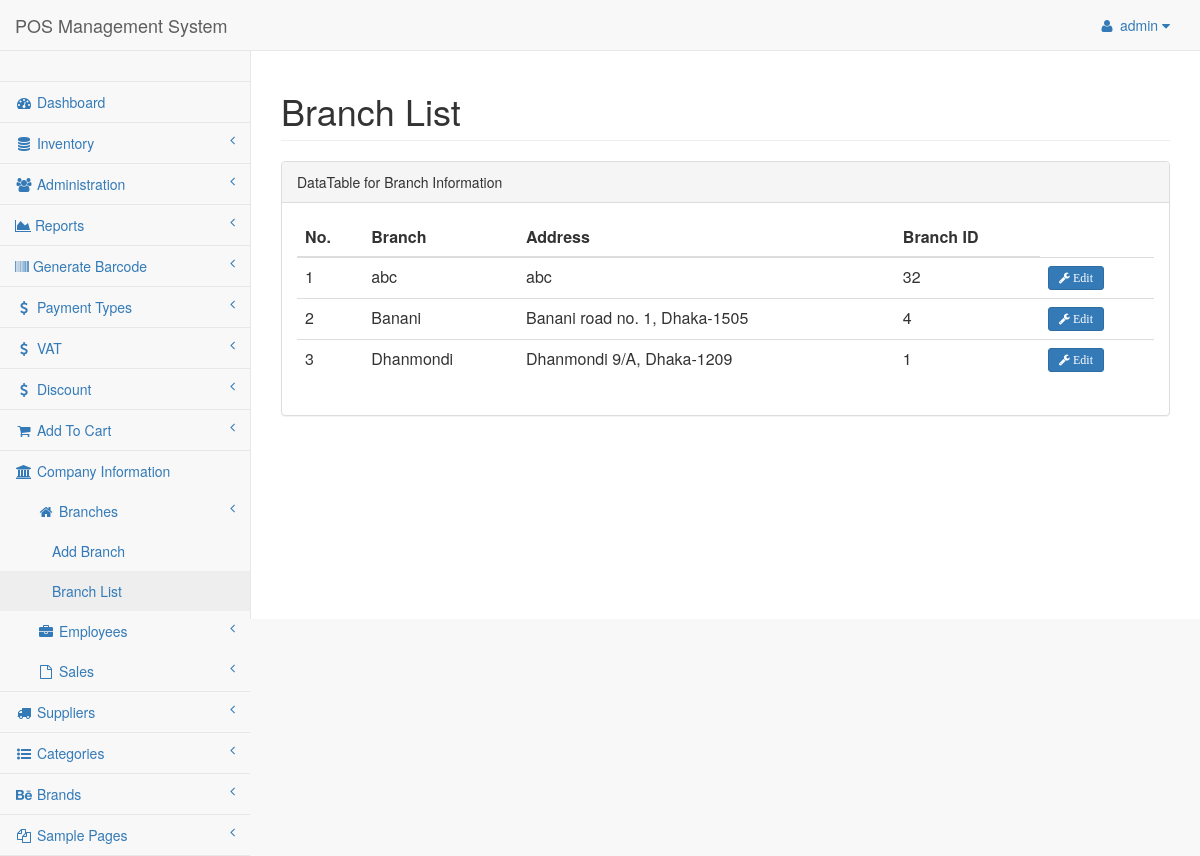
/admin/pages/branchlist.php (signed in), run on the app's committed database.
### tables this page shows
CREATE TABLE `tbl_branch` (
  `id` int(11) NOT NULL,
  `branchName` varchar(35) NOT NULL,
  `branchAddress` text NOT NULL,
  `branchId` int(11) NOT NULL
);

### class/Company.php (called while the page is built, shortened)
<?php
$filepath = realpath(dirname(__FILE__));
include_once ($filepath."/../lib/Database.php");
?>
<?php
class Company {
  private $db;
  function __construct(){
    $this->db = new Database();
  }
  public function getAllbranch() {
      $query = "SELECT * FROM tbl_branch ORDER BY id DESC";
      $result = $this->db->select($query);
      return $result;
  }
}

### lib/Database.php (called while the page is built, shortened)
<?php
Class Database{
 public $host   = DB_HOST;
 public $user   = DB_USER;
 public $pass   = DB_PASS;
 public $dbname = DB_NAME;
 public $link;
private function connectDB(){
 $this->link = new mysqli($this->host, $this->user, $this->pass,
  $this->dbname);
 }
public function select($query){
  $result = $this->link->query($query) or
   die($this->link->error.__LINE__);
  if($result->num_rows > 0){
    return $result;
  } else {
    return false;
  }
 }
}

### admin/pages/branchlist.php (the view, shortened to what this page needs)
<?php
  include "../inc/header.php";
  include "../inc/nav.php";
  include "../inc/sider.php";
?>
        <div id="page-wrapper">
            <div class="row">
                <div class="col-lg-12">
                    <h1 class="page-header">Branch List</h1>
                </div>
            </div>
            <div class="row">
                <div class="col-lg-12">
                    <div class="panel panel-default">
                        <div class="panel-heading">
                            DataTable for Branch Information
                        </div>
                        <div class="panel-body">
                            <div class="table-responsive">
                                <table class="table table-hover" id="dataTables-example">
                                    <thead>
                                        <tr>
                                            <th>No.</th>
                                            <th>Branch</th>
                                            <th>Address</th>
                                            <th>Branch ID</th>
                                        </tr>
                                    </thead>
                                    <tbody>
                                      <?php
                                        $getBranch = $com->getAllbranch();
                                        if ($getBranch) {
                                          $i = 0;
                                          while ($result = $getBranch->fetch_assoc()) {
                                            $i++;
                                      ?>
                                          <tr>
                                              <td><?php echo $i; ?></td>
                                              <td><?php echo $result['branchName']; ?></td>
                                              <td><?php echo $result['branchAddress']; ?></td>
                                              <td><?php echo $result['branchId']; ?></td>
                                              <td>
                                                <a href="branchedit.php?brc=<?php echo $result['id']; ?>">
                                                  <button type="button" class="btn btn-primary btn-sm"><i class="fa fa-wrench"> Edit</i></button>
                                                </a>
                                              </td>
                                          </tr>
                                    <?php } } ?>
                                    </tbody>
                                </table>
                            </div>
                        </div>
                      </div>
                  </div>
              </div>
          </div>
      </div>
  </body>
  </html>

### data on the page
tbl_branch: branchName "abc", branchAddress "abc", branchId "32"
tbl_branch: branchName "Banani", branchAddress "Banani road no. 1, Dhaka-1505", branchId "4"
tbl_branch: branchName "Dhanmondi", branchAddress "Dhanmondi 9/A, Dhaka-1209", branchId "1"

### other printed values
Session::get("adminName") "admin"
